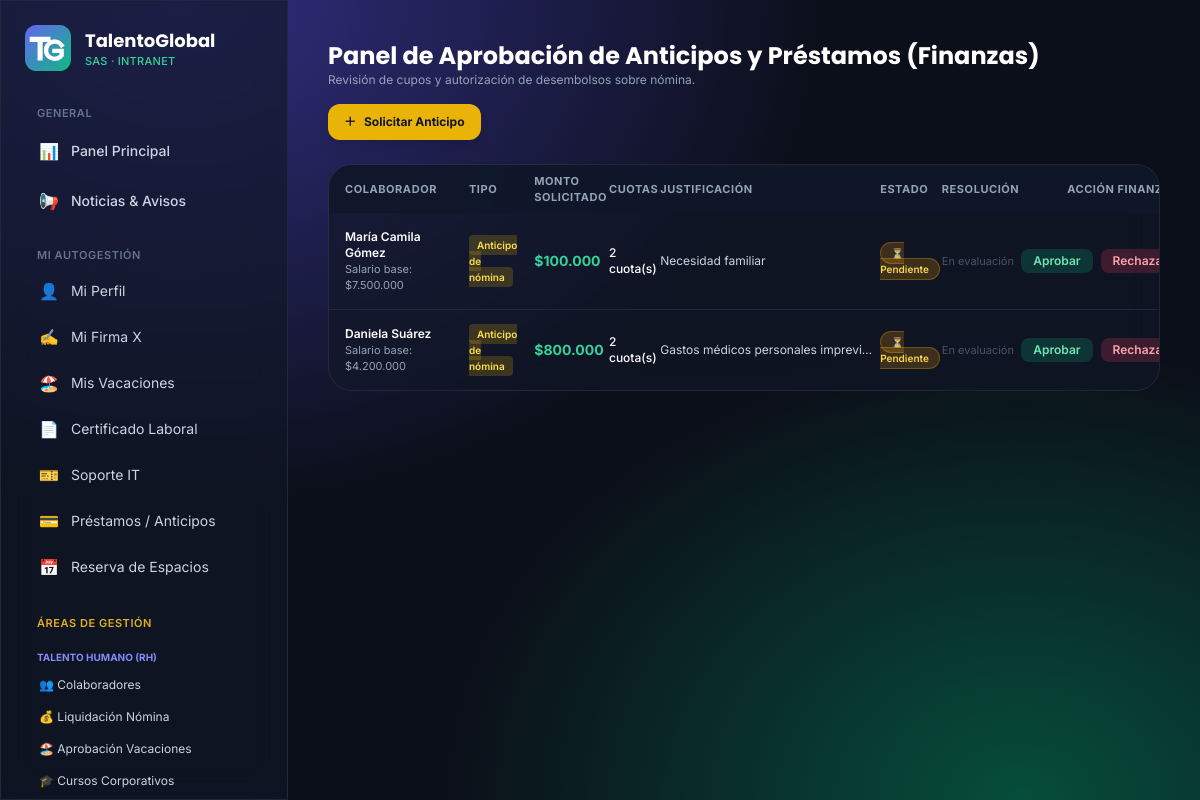
/finanzas/anticipos/gestion/ (signed in), run on the app's committed database.
### core/models.py (models this page shows, shortened)
class SolicitudBase(models.Model):
    PENDIENTE, APROBADA, RECHAZADA = "PENDIENTE", "APROBADA", "RECHAZADA"
    ESTADOS = [(PENDIENTE, "Pendiente"), (APROBADA, "Aprobada"), (RECHAZADA, "Rechazada")]
    estado = models.CharField(max_length=10, choices=ESTADOS, default=PENDIENTE)
    revisado_por = models.ForeignKey(
        Empleado, null=True, blank=True, on_delete=models.SET_NULL, related_name="+"
    )
    comentario_revision = models.CharField("Comentario de revisión", max_length=300, blank=True)
    fecha_resolucion = models.DateTimeField(null=True, blank=True)
    creado = models.DateTimeField(auto_now_add=True)
    class Meta:
        abstract = True
        ordering = ["-creado"]

class SolicitudAnticipo(SolicitudBase):
    TIPOS = [("ANTICIPO", "Anticipo de nómina"), ("PRESTAMO", "Préstamo")]
    empleado = models.ForeignKey(Empleado, on_delete=models.CASCADE, related_name="anticipos")
    tipo = models.CharField(max_length=10, choices=TIPOS, default="ANTICIPO")
    monto = models.DecimalField(max_digits=12, decimal_places=2)
    cuotas = models.PositiveSmallIntegerField(default=1, help_text="Número de cuotas de descuento (1 a 24).")
    justificacion = models.CharField("Justificación", max_length=300)
    class Meta(SolicitudBase.Meta):
        verbose_name = "solicitud de anticipo/préstamo"
    @property
    def tipo_texto(self):
        return self.get_tipo_display()

class Empleado(models.Model):
    ROL_ADMIN = "ADMIN"
    ROL_RH = "RH"
    ROL_IT = "IT"
    ROL_FINANZAS = "FINANZAS"
    ROL_OPERACIONES = "OPERACIONES"
    ROL_EMPLEADO = "EMPLEADO"
    ROLES = [
        (ROL_ADMIN, "Superadministrador"),
        (ROL_RH, "Líder de Recursos Humanos"),
        (ROL_IT, "Líder de Tecnología (IT)"),
        (ROL_FINANZAS, "Líder Financiero"),
        (ROL_OPERACIONES, "Líder de Operaciones y Logística"),
        (ROL_EMPLEADO, "Colaborador"),
    ]
    CONTRATOS = [
        ("INDEFINIDO", "Término indefinido"),
        ("FIJO", "Término fijo"),
        ("OBRA", "Obra o labor"),
        ("APRENDIZAJE", "Aprendizaje"),
    ]
    user = models.OneToOneField(User, on_delete=models.CASCADE, related_name="empleado")
    documento = models.CharField("Documento de identidad", max_length=20, unique=True)
    cargo = models.CharField(max_length=120)
    salario_base = models.DecimalField(max_digits=12, decimal_places=2)
    fecha_ingreso = models.DateField()
    tipo_contrato = models.CharField(max_length=20, choices=CONTRATOS, default="INDEFINIDO")
    telefono = models.CharField("Teléfono", max_length=30, blank=True)
    direccion = models.CharField("Dirección", max_length=200, blank=True)
    sede = models.ForeignKey(Sede, on_delete=models.PROTECT, related_name="empleados")
    departamento = models.ForeignKey(
        Departamento, on_delete=models.PROTECT, related_name="empleados"
    )
    rol = models.CharField(max_length=12, choices=ROLES, default=ROL_EMPLEADO)
    activo = models.BooleanField(default=True)
    firma_x = models.TextField("Firma X", blank=True)
    firma_actualizada = models.DateTimeField(null=True, blank=True)
    class Meta:
        ordering = ["user__first_name", "user__last_name"]
    @property
    def nombre_completo(self):
        return self.user.get_full_name() or self.user.username

### core/views.py (the view)
# urls.py: path("finanzas/anticipos/gestion/", v.anticipo_panel_finanzas, name="anticipo_panel_finanzas"),
@rol_required(FIN)
def anticipo_panel_finanzas(request):
    solicitudes = SolicitudAnticipo.objects.select_related("empleado__user", "empleado__departamento").order_by("-creado")
    return render(request, "core/anticipo_lista.html", {"solicitudes": solicitudes, "es_gestion_fin": True})

### core/context_processors.py (called while the page is built)
def empresa(request):
    u = request.user
    ctx = {"EMPRESA": settings.EMPRESA}
    if u.is_authenticated:
        ctx.update(
            es_admin=tiene_acceso(u, (RH,)),  # panel de RH
            es_it=tiene_acceso(u, (IT,)),
            es_fin=tiene_acceso(u, (FIN,)),
            es_ops=tiene_acceso(u, (OPS,)),
            es_lider=tiene_acceso(u, TODOS_LIDERES),
        )
    return ctx

### core/permissions.py (called while the page is built)
def rol_de(user):
    if not user.is_authenticated:
        return None
    if user.is_superuser:
        return Empleado.ROL_ADMIN
    emp = getattr(user, "empleado", None)
    if emp and emp.activo:
        return emp.rol
    return None

def tiene_acceso(user, roles):
    rol = rol_de(user)
    return rol == Empleado.ROL_ADMIN or (rol is not None and rol in roles)

def rol_required(*roles):
    def deco(view):
        @wraps(view)
        def _wrapped(request, *args, **kwargs):
            if not request.user.is_authenticated:
                from django.contrib.auth.views import redirect_to_login
                return redirect_to_login(request.get_full_path())
            if not tiene_acceso(request.user, roles):
                raise PermissionDenied
            return view(request, *args, **kwargs)
        return _wrapped
    return deco

### core/templatetags/formatos.py (called while the page is built)
@register.filter
def moneda(valor):
    try:
        valor = Decimal(valor)
    except Exception:
        return valor
    return "$" + f"{valor:,.0f}".replace(",", ".")

### templates/core/anticipo_lista.html (shortened to what this page needs)
{% extends "base.html" %}
{% load formatos %}
{% block content %}
<div class="flex flex-wrap items-center justify-between gap-4 mb-6">
  <div>
    <h1 class="font-display text-2xl font-bold text-white">
      {% if es_gestion_fin %}Panel de Aprobación de Anticipos y Préstamos (Finanzas){% else %}Mis Solicitudes de Anticipos y Préstamos{% endif %}
    </h1>
    <p class="text-xs text-slate-400">
      {% if es_gestion_fin %}Revisión de cupos y autorización de desembolsos sobre nómina.{% else %}Solicita adelantos de salario o préstamos institucionales.{% endif %}
    </p>
  </div>
  <a href="{% url 'anticipo_solicitar' %}" class="rounded-xl bg-yellow-500 hover:bg-yellow-400 px-4 py-2.5 text-xs font-bold text-slate-900 shadow-lg transition flex items-center gap-2">
    <span>＋</span> Solicitar Anticipo
  </a>
</div>
<div class="glass rounded-3xl overflow-hidden">
  <div class="overflow-x-auto">
    <table class="w-full text-xs">
      <thead class="bg-slate-900/80 text-slate-400 uppercase tracking-wider text-[11px] text-left">
        <tr>
          {% if es_gestion_fin %}<th class="p-4">Colaborador</th>{% endif %}
          <th class="p-4">Tipo</th>
          <th>Monto Solicitado</th>
          <th>Cuotas</th>
          <th>Justificación</th>
          <th>Estado</th>
          <th>Resolución</th>
          {% if es_gestion_fin %}<th class="pr-4 text-right">Acción Finanzas</th>{% endif %}
        </tr>
      </thead>
      <tbody class="divide-y divide-slate-800">
        {% for a in solicitudes %}
        <tr class="hover:bg-slate-800/40 transition">
          {% if es_gestion_fin %}
          <td class="p-4">
            <p class="font-semibold text-white">{{ a.empleado.nombre_completo }}</p>
            <p class="text-[11px] text-slate-400">Salario base: {{ a.empleado.salario_base|moneda }}</p>
          </td>
          {% endif %}
          <td class="p-4">
            <span class="px-2 py-1 rounded text-[10px] font-semibold bg-yellow-500/20 text-yellow-300">{{ a.tipo_texto }}</span>
          </td>
          <td class="font-bold text-emerald-400 text-sm">{{ a.monto|moneda }}</td>
          <td class="font-medium text-white">{{ a.cuotas }} cuota(s)</td>
          <td class="max-w-[220px] truncate text-slate-300">{{ a.justificacion }}</td>
          <td>
            {% if a.estado == 'APROBADA' %}
            <span class="px-2.5 py-1 rounded-full text-[10px] font-semibold bg-emerald-500/20 text-emerald-300 border border-emerald-500/30">✔ Aprobada</span>
            {% elif a.estado == 'RECHAZADA' %}
            <span class="px-2.5 py-1 rounded-full text-[10px] font-semibold bg-rose-500/20 text-rose-300 border border-rose-500/30">✖ Rechazada</span>
            {% else %}
            <span class="px-2.5 py-1 rounded-full text-[10px] font-semibold bg-amber-500/20 text-amber-300 border border-amber-500/30">⏳ Pendiente</span>
            {% endif %}
          </td>
          <td class="text-[11px] text-slate-400">
            {% if a.fecha_resolucion %}
            <span>Por: {{ a.revisado_por.nombre_completo }}</span><br>
            <span class="italic text-slate-500">{{ a.comentario_revision|default:"Sin observaciones" }}</span>
            {% else %}
            <span class="text-slate-600">En evaluación</span>
            {% endif %}
          </td>
          {% if es_gestion_fin %}
          <td class="pr-4 text-right">
            {% if a.estado == 'PENDIENTE' %}
            <div class="flex items-center justify-end gap-2">
              <form method="post" action="{% url 'anticipo_resolver' a.pk 'aprobar' %}" class="inline">
                <button class="px-3 py-1 rounded-lg bg-emerald-500/20 hover:bg-emerald-500 text-emerald-300 hover:text-slate-900 text-xs font-semibold transition">
                  Aprobar
                </button>
              </form>
              <form method="post" action="{% url 'anticipo_resolver' a.pk 'rechazar' %}" class="inline">
                <button class="px-3 py-1 rounded-lg bg-rose-500/20 hover:bg-rose-500 text-rose-300 hover:text-white text-xs font-semibold transition">
                  Rechazar
                </button>
              </form>
            </div>
            {% else %}
            <span class="text-slate-600 text-xs">Procesada</span>
            {% endif %}
          </td>
          {% endif %}
        </tr>
        {% empty %}
        <tr><td colspan="8" class="p-8 text-center text-slate-500">No hay solicitudes de anticipo registradas.</td></tr>
        {% endfor %}
      </tbody>
    </table>
  </div>
</div>
{% endblock %}

### templates/base.html (style rules this page uses)
body { background: radial-gradient(ellipse at 15% 0%, #312e81 0%, transparent 45%), radial-gradient(ellipse at 85% 100%, #064e3b 0%, transparent 40%), #0b0f19; background-attachment: fixed; }
.glass { background: rgba(17, 24, 39, 0.65); backdrop-filter: blur(16px); -webkit-backdrop-filter: blur(16px); border: 1px solid rgba(255, 255, 255, 0.08); }

### data on the page
SolicitudAnticipo: empleado.nombre_completo "María Camila Gómez", empleado.salario_base|moneda "$7.500.000", tipo_texto "Anticipo de nómina", monto|moneda "$100.000", cuotas "2", justificacion "Necesidad familiar", estado "⏳ Pendiente", shows "En evaluación"
SolicitudAnticipo: empleado.nombre_completo "Daniela Suárez", empleado.salario_base|moneda "$4.200.000", tipo_texto "Anticipo de nómina", monto|moneda "$800.000", cuotas "2", justificacion "Gastos médicos personales imprevi…", estado "⏳ Pendiente", shows "En evaluación"
